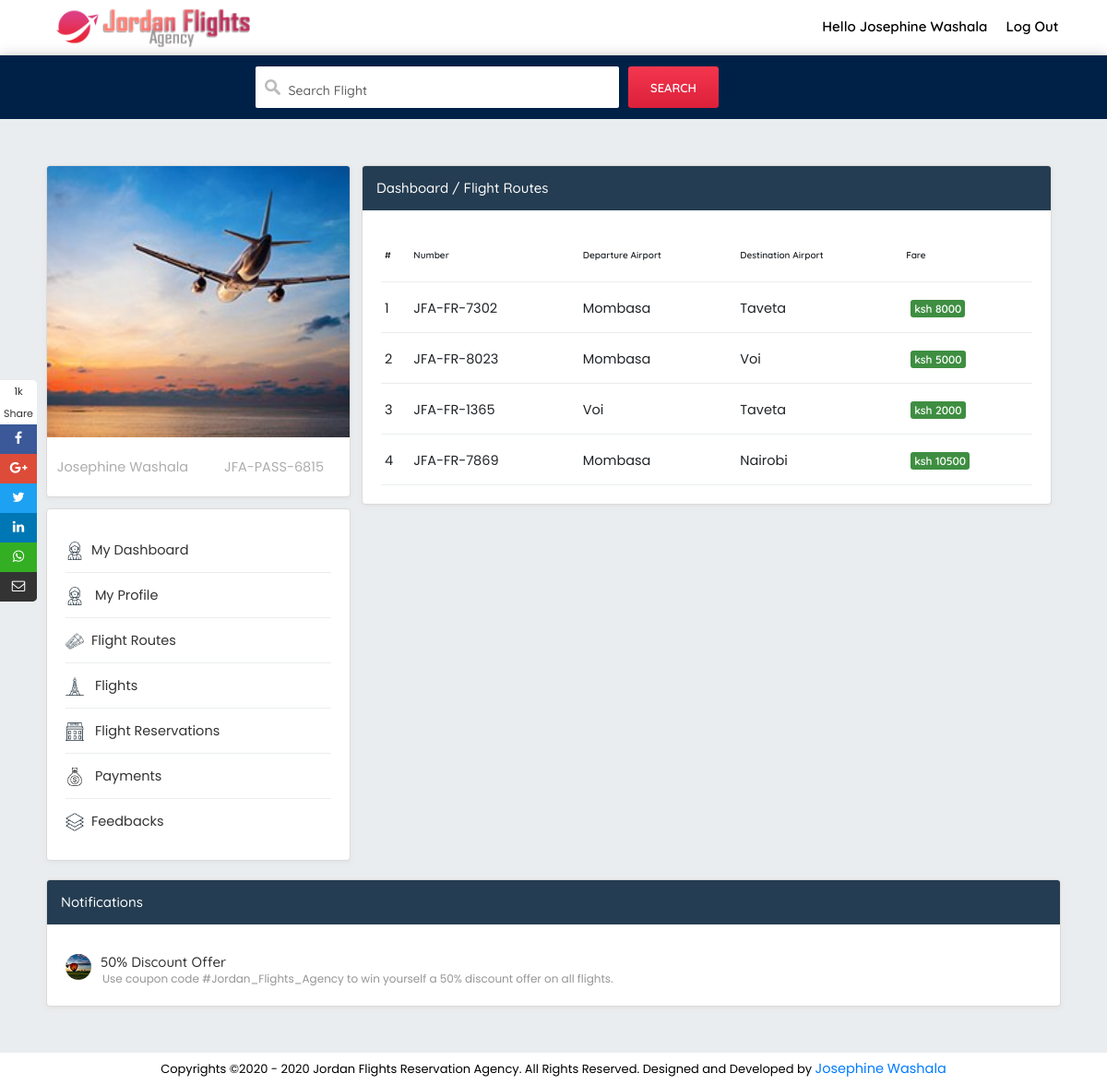
Page /pages_flight_route.php (signed in) on the committed database.
### tables this page shows
CREATE TABLE `jordan_passengers` (
  `jp_id` int(20) NOT NULL,
  `jp_name` varchar(200) NOT NULL,
  `jp_national_id` varchar(200) NOT NULL,
  `jp_phone` varchar(200) NOT NULL,
  `jp_number` varchar(200) NOT NULL,
  `passport_pic` varchar(200) NOT NULL,
  `jp_email` varchar(200) NOT NULL,
  `jp_pwd` varchar(200) NOT NULL,
  `jp_gender` varchar(200) NOT NULL,
  `jp_date_joined` timestamp(4) NOT NULL DEFAULT CURRENT_TIMESTAMP(4) ON UPDATE CURRENT_TIMESTAMP(4)
);

CREATE TABLE `jordan_flight_routes` (
  `jfr_id` int(20) NOT NULL,
  `jfr_number` varchar(200) NOT NULL,
  `jfr_dep_airport` varchar(200) NOT NULL,
  `jfr_arr_airport` varchar(200) NOT NULL,
  `jfr_ticket_fare` varchar(200) NOT NULL
);

### pages_flight_route.php (the view, shortened to what this page needs)
<?php
	include('_partials/config.php');
    $jp_id = $_SESSION['jp_id'];
    $ret="SELECT  * FROM  jordan_passengers  WHERE jp_id=?";
    $stmt= $mysqli->prepare($ret) ;
    $stmt->bind_param('i', $jp_id);
    $stmt->execute() ;
    $res=$stmt->get_result();
    while($row=$res->fetch_object())
    {
		if($row->passport_pic  == '')
			{
				$passenger_dic =
						"
							<img src='images/place3.jpg' alt='$row->jp_number' />
						";
			}
			else
			{
				$passenger_dic =
						"
						<img src='images/passenger/$row->passport_pic' alt='$row->jp_number' />
						";
			}
    ?>
	<!DOCTYPE html>
		<html lang="en">
			<?php include("_partials/head.php");?>
			<body>
				<section>
					<div class="top-logo" data-spy="affix" data-offset-top="250">
						<div class="container">
							<div class="row">
								<div class="col-md-12">
									<div class="wed-logo">
										<a href="pages_dashboard.php"><img src="images/logo.png" alt="" />
										</a>
									</div>
									<div class="main-menu">
										<ul>
											<li><a  href="pages_passenger_profile.php">Hello <?php echo $row->jp_name;?></a>
											</li>
											<li><a href="pages_logout.php">Log Out</a>
											</li>
										</ul>
									</div>
								</div>
							</div>
						</div>
					</div>
					<div class="search-top">
						<div class="container">
							<div class="row">
								<div class="col-md-12">
									<div class="search-form">
									<form action="pages_view_flights.php" class="tourz-search-form">
										<div class="input-field">
											<input type="text" id="select-search" class="autocomplete">
											<label for="select-search" class="search-hotel-type">Search Flight</label>
										</div>
										<div class="input-field">
											<input type="submit" value="search" class="waves-effect waves-light tourz-sear-btn"> </div>
									</form>
									</div>
								</div>
							</div>
						</div>
					</div>
				</section>
				<section>
					<div class="db">
						<div class="db-l">
							<div class="db-l-1">
								<ul>
									<li>
										<?php
										 echo $passenger_dic;
										?>
									</li>
									<li><span></span><?php echo $row->jp_name;?></li>
									<li><span></span><?php echo $row->jp_number;?></li>
								</ul>
							</div>
							<div class="db-l-2">
								<ul>
									<li>
										<a href="pages_dashboard.php"><img src="images/icon/dbl6.png" alt="" />My Dashboard</a>
									</li>
									<li>
										<a href="pages_passenger_profile.php"><img src="images/icon/dbl6.png" alt="" /> My Profile</a>
									</li>
									<li>
										<a href="pages_flight_route.php"><img src="images/icon/dbl1.png" alt="" />Flight Routes</a>
									</li>
									<li>
										<a href="pages_view_flights.php"><img src="images/icon/dbl2.png" alt="" /> Flights</a>
									</li>
									<li>
										<a href="pages_flight_reservations.php"><img src="images/icon/dbl3.png" alt="" /> Flight Reservations</a>
									</li>
									<li>
										<a href="pages_reservations_paymanets.php"><img src="images/icon/dbl9.png" alt="" /> Payments</a>
									</li>
									<li>
										<a href="pages_feedbacks.php"><img src="images/icon/dbl7.png" alt="" />Feedbacks</a>
									</li>
								</ul>
							</div>
						</div>
						<div class="db-2">
                            <div class="db-2-com db-2-main">
                                <h4>Dashboard / Flight Routes</h4>
                                <div class="db-2-main-com db-2-main-com-table">
                                    <table class="responsive-table">
                                        <thead>
                                            <tr>
                                                <th>#</th>
                                                <th>Number</th>
                                                <th>Departure Airport</th>
                                                <th>Destination Airport</th>
                                                <th>Fare</th>
                                            </tr>
                                        </thead>
                                        <tbody>
                                        <?php
                                                $ret="SELECT * FROM  jordan_flight_routes ORDER BY RAND() ";
                                                $stmt= $mysqli->prepare($ret) ;
                                                $stmt->execute() ;
                                                $res=$stmt->get_result();
                                                $cnt=1;
                                                while($row=$res->fetch_object())
                                                {
                                            ?>
                                                <tr>
                                                    <td><?php echo $cnt;?></td>
                                                    <td><?php echo $row->jfr_number;?></td>
                                                    <td><?php echo $row->jfr_dep_airport;?></td>
                                                    <td><?php echo $row->jfr_arr_airport;?></td>
                                                    <td>
                                                        <span class="db-done">
                                                            KSH <?php echo $row->jfr_ticket_fare;?>
                                                        </span>
                                                    </td>
                                                </tr>
                                            <?php
                                                $cnt = $cnt+1;
                                            }?>
                                        </tbody>
                                    </table>
                                </div>
                            </div>
                        </div>
						<?php include("_partials/notifications.php");?>
					</div>
				</section>
			<?php include("_partials/footer.php");?>
				<section>
					<div class="icon-float">
						<ul>
							<li><a href="#" class="sh">1k <br> Share</a> </li>
							<li><a href="#" class="fb1"><i class="fa fa-facebook" aria-hidden="true"></i></a> </li>
							<li><a href="#" class="gp1"><i class="fa fa-google-plus" aria-hidden="true"></i></a> </li>
							<li><a href="#" class="tw1"><i class="fa fa-twitter" aria-hidden="true"></i></a> </li>
							<li><a href="#" class="li1"><i class="fa fa-linkedin" aria-hidden="true"></i></a> </li>
							<li><a href="#" class="wa1"><i class="fa fa-whatsapp" aria-hidden="true"></i></a> </li>
							<li><a href="#" class="sh1"><i class="fa fa-envelope-o" aria-hidden="true"></i></a> </li>
						</ul>
					</div>
				</section>
			</body>
	</html>
<?php }?>

### _partials/notifications.php
<div class="db-3">
    <h4>Notifications</h4>
    <ul>
        <li>
            <a href="#!"> <img src="images/icon/dbr1.jpg" alt="" />
                <h5>50% Discount Offer</h5>
                <p>Use coupon code #Jordan_Flights_Agency to win yourself a 50% discount offer on all flights.</p>
            </a>
        </li>
    </ul>
</div>

### _partials/footer.php
<section>
	<div class="rows copy">
		<div class="container">
			<p>
				Copyrights ©2020 - <?php echo date('Y');?>  Jordan Flights Reservation Agency. All Rights Reserved. Designed and Developed by
				<a href="https://martdev.info/" target="_blank">Josephine Washala</a>
			</p>
		</div>
	</div>
</section>
<section>
	<div class="icon-float">
		<ul>
			<li><a href="#" class="sh">1k <br> Share</a> </li>
			<li><a href="#" class="fb1"><i class="fa fa-facebook" aria-hidden="true"></i></a> </li>
			<li><a href="#" class="gp1"><i class="fa fa-google-plus" aria-hidden="true"></i></a> </li>
			<li><a href="#" class="tw1"><i class="fa fa-twitter" aria-hidden="true"></i></a> </li>
			<li><a href="#" class="li1"><i class="fa fa-linkedin" aria-hidden="true"></i></a> </li>
			<li><a href="#" class="wa1"><i class="fa fa-whatsapp" aria-hidden="true"></i></a> </li>
			<li><a href="#" class="sh1"><i class="fa fa-envelope-o" aria-hidden="true"></i></a> </li>
		</ul>
	</div>
</section>

### css/mob.css (style rules this page uses)
@media screen and (max-width: 1330px) { .db-l { width: 30%; } }
@media screen and (max-width: 1330px) { .db-2 { width: 68%; margin-right: 0px; } }
@media screen and (max-width: 1330px) { .db-3 { width: 100%; margin-top: 20px; } }

### rows in the picture
jordan_passengers: jp_name "Josephine Washala", jp_number "JFA-PASS-6815"
jordan_flight_routes: jfr_number "JFA-FR-7302", jfr_dep_airport "Mombasa", jfr_arr_airport "Taveta", jfr_ticket_fare "8000"
jordan_flight_routes: jfr_number "JFA-FR-8023", jfr_dep_airport "Mombasa", jfr_arr_airport "Voi", jfr_ticket_fare "5000"
jordan_flight_routes: jfr_number "JFA-FR-1365", jfr_dep_airport "Voi", jfr_arr_airport "Taveta", jfr_ticket_fare "2000"
jordan_flight_routes: jfr_number "JFA-FR-7869", jfr_dep_airport "Mombasa", jfr_arr_airport "Nairobi", jfr_ticket_fare "10500"
